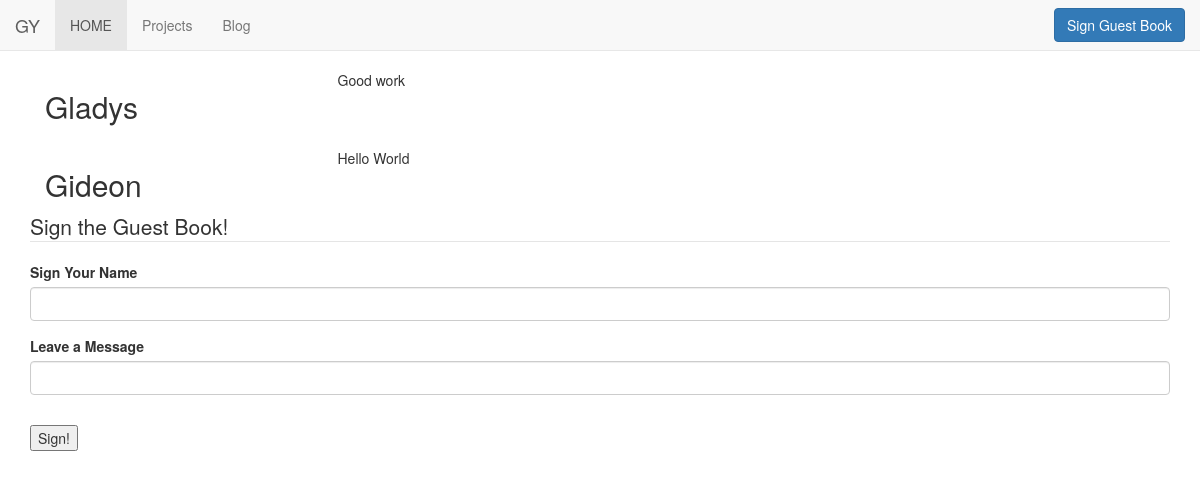
The app's page /guestbook with its own data.
### mysite/models.py (models this page shows, shortened)
class Guest(db.Model):
	name = db.Column(db.String, nullable=False, primary_key=True)
	message = db.Column(db.Text, nullable=True)
	date_signed = db.Column(db.DateTime, nullable=False, default=datetime.utcnow)

### mysite/routes.py (the view)
@app.route('/guestbook', methods=['GET', 'POST'])
def guestbook():
	form = GuestForm()
	if form.validate_on_submit():
		guest = Guest(name=form.guest.data, message=form.message.data)
		db.session.add(guest)
		db.session.commit()
		return redirect(url_for('guestbook'))
	guests = Guest.query.all()
	return render_template('guestbook.html', title='GY Guest Book', guests=guests, form=form)

### mysite/forms.py
class GuestForm(FlaskForm):
	guest = StringField('Sign Your Name', validators=[DataRequired(), Length(min=1, max=30)])
	message = StringField('Leave a Message')
	submit = SubmitField('Sign!')

### mysite/templates/guestbook.html (shortened to what this page needs)
{% extends "layout.html" %}
{% block content %}
	{% for guest in guests[::-1] %}
		<article class="media content-section">
			<div class="media-body">
				<div class="container">
					<div class="row">
						<div class="col-lg-3 col-md-3 col-sm-6 col-xs-12">
							<h2>{{ guest.name }}</h2>
						</div>
						<div class="col-lg-9 col-md-9 col-sm-6 col-xs-12">
							<p>{{ guest.message }}</p>
						</div>
					</div>
				</div>
			</div>
	{% endfor %}
	<form method="POST" action="">
		<fieldset class="form-group">
			<legend class="border-bottom mb-4">Sign the Guest Book!</legend>
			<div class="form-group">
				{{ form.guest.label(class="form-control-label") }}
				{{ form.guest(class="form-control form-control-lg") }}
			</div>
			<div class="form-group">
				{{ form.message.label(class="form-control-label") }}
				{{ form.message(class="form-control form-control-lg") }}
			</div>
		</fieldset>
		<div class="form-group">
			{{ form.submit }}
		</div>
	</form>
{% endblock content %}

### mysite/static/main.css (style rules this page uses)
body { padding-top: 70px; }

### records on screen
Guest: name "Gladys", message "Good work"
Guest: name "Gideon", message "Hello World"
